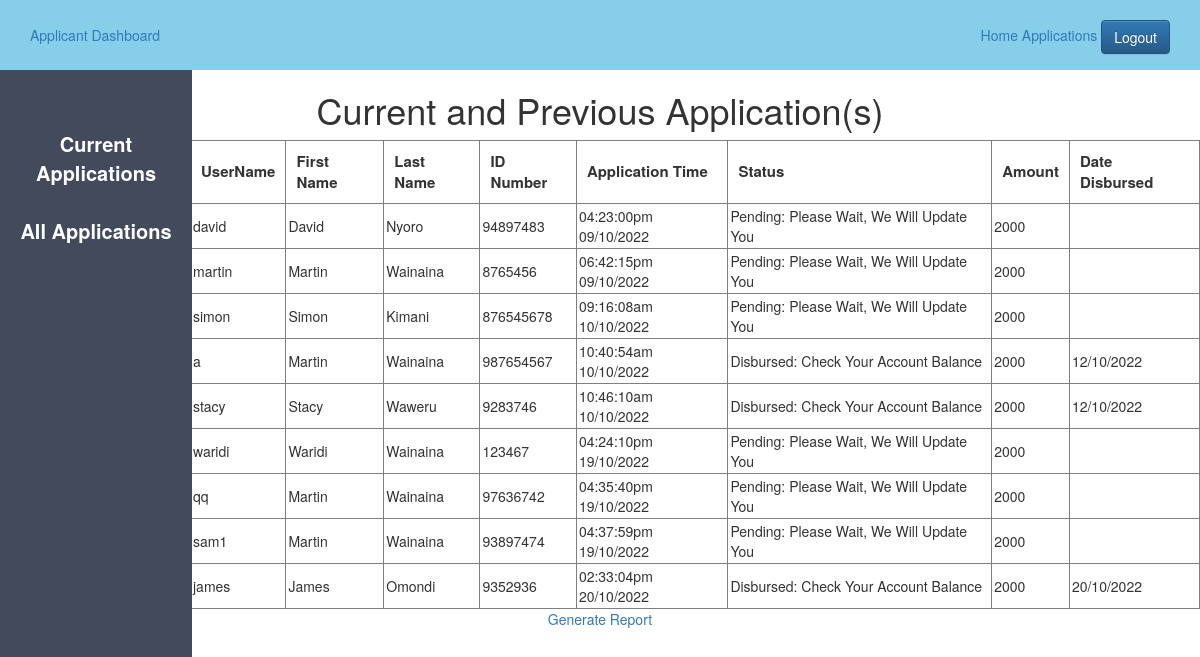
The app's page /allapplications.php (signed in) with its own data.
### tables this page shows
CREATE TABLE `applications` (
  `Id` int(11) NOT NULL,
  `Username` varchar(30) NOT NULL,
  `Id_Number` int(20) NOT NULL,
  `Application_Date` varchar(20) NOT NULL,
  `Application_Time` varchar(30) NOT NULL,
  `Amount` int(20) NOT NULL,
  `Status` varchar(100) NOT NULL,
  `Served_By` varchar(30) NOT NULL,
  `Disbursed_Date` varchar(30) NOT NULL,
  `Phone` varchar(20) NOT NULL,
  `First_Name` varchar(30) NOT NULL,
  `Last_Name` varchar(30) NOT NULL,
  `Email` varchar(50) DEFAULT NULL
);

### allapplications.php (the view, shortened to what this page needs)
<?php
	include("config.php");
	$sql="SELECT * FROM applications";
	$result=mysqli_query($data, $sql);
?>
<!DOCTYPE html>
<html>
<head>
		<?php
	include 'applicant_css.php';
	 ?>
</head>
<body>
	<?php
	include 'admin_sidebar.php';
	 ?>
	<center>
		<h1>Current and Previous Application(s)</h1>
		<form action="#" method="POST" >
			<table border="1px" style="margin-left: 190px;">
				<tr>
					<th style="padding: 10px; font-size: 15px;">UserName</th>
					<th style="padding: 10px; font-size: 15px;">First Name</th>
					<th style="padding: 10px; font-size: 15px;">Last Name</th>
					<th style="padding: 10px; font-size: 15px;">ID Number</th>
					<th style="padding: 10px; font-size: 15px;">Application Time</th>
					<th style="padding: 10px; font-size: 15px;">Status</th>
					<th style="padding: 10px; font-size: 15px;">Amount</th>
					<th style="padding: 10px; font-size: 15px;">Date Disbursed</th>
				</tr>
				<?php
				while ($info=$result->fetch_assoc())
				{
				?>
				<tr>
					<td style="padding: 2px;">
						<?php echo "{$info['Username']}"; ?>
					</td>
					<td style="padding: 2px;">
						<?php echo "{$info['First_Name']}"; ?>
					</td>
					<td style="padding: 2px;">
						<?php echo "{$info['Last_Name']}"; ?>
					</td>
					<td style="padding:  2px;">
						<?php echo "{$info['Id_Number']}"; ?>
					</td>
					<td style="padding:  2px;">
						<?php echo "{$info['Application_Time']}"; ?>
					</td>
					<td style="padding:  2px;">
						<?php echo "{$info['Status']}"; ?>
					</td>
					<td style="padding:  2px;">
						<?php echo "{$info['Amount']}"; ?>
					</td>
					<td style="padding:  2px;">
						<?php echo "{$info['Disbursed_Date']}"; ?>
					</td>
				</tr>
				<?php
				}
				?>
			</table>
		</form>
		<a href="javascript:void(0);" onclick="printPage();">Generate Report</a>
	</center>
</body>
</html>

### applicant_css.php (shortened to what this page needs)
<link rel="stylesheet" type="text/css" href="admin.css">
<link rel="stylesheet" href="https://cdn.jsdelivr.net/npm/bootstrap@3.3.7/dist/css/bootstrap.min.css">
<link rel="stylesheet" href="https://cdn.jsdelivr.net/npm/bootstrap@3.3.7/dist/css/bootstrap-theme.min.css">

### admin_sidebar.php
<header class="header">
	<a href="">Applicant Dashboard</a>
	<div class="logout">
		<a href="index.php"> Home </a>
		<a href="current_applications.php"> Applications </a>
		<a href="logout.php" class="btn btn-primary">Logout</a>
	</div>
</header>
<aside>
	<ul>
		<li>
			<a href="current_applications.php">Current Applications</a>
		</li>
		<li>
			<a href="allapplications.php">All Applications</a>
		</li>
	</ul>
</aside>

### admin.css (style rules this page uses)
* { margin: 0px; padding: 0px; }
.header { background-color: skyblue; line-height: 70px; padding-left: 30px; }
a,a:hover { text-decoration: none!important; }
.logout { float: right; padding-right: 30px; }
ul { background-color: #424a5b; width: 16%; height: 100%; position: fixed; padding-top: 5%; text-align: center; }
ul li { list-style: none; padding-bottom: 30px; font-size: 15px; }
ul li a { color: white; font-weight: bold; font-size: 20px; }

### records on screen
applications: Username "david", First_Name "David", Last_Name "Nyoro", Id_Number "94897483", Application_Time "04:23:00pm 09/10/2022", Status "Pending: Please Wait, We Will Update You", Amount "2000"
applications: Username "martin", First_Name "Martin", Last_Name "Wainaina", Id_Number "8765456", Application_Time "06:42:15pm 09/10/2022", Status "Pending: Please Wait, We Will Update You", Amount "2000"
applications: Username "simon", First_Name "Simon", Last_Name "Kimani", Id_Number "876545678", Application_Time "09:16:08am 10/10/2022", Status "Pending: Please Wait, We Will Update You", Amount "2000"
applications: Username "a", First_Name "Martin", Last_Name "Wainaina", Id_Number "987654567", Application_Time "10:40:54am 10/10/2022", Status "Disbursed: Check Your Account Balance", Amount "2000", Disbursed_Date "12/10/2022"
applications: Username "stacy", First_Name "Stacy", Last_Name "Waweru", Id_Number "9283746", Application_Time "10:46:10am 10/10/2022", Status "Disbursed: Check Your Account Balance", Amount "2000", Disbursed_Date "12/10/2022"
applications: Username "waridi", First_Name "Waridi", Last_Name "Wainaina", Id_Number "123467", Application_Time "04:24:10pm 19/10/2022", Status "Pending: Please Wait, We Will Update You", Amount "2000"
applications: Username "qq", First_Name "Martin", Last_Name "Wainaina", Id_Number "97636742", Application_Time "04:35:40pm 19/10/2022", Status "Pending: Please Wait, We Will Update You", Amount "2000"
applications: Username "sam1", First_Name "Martin", Last_Name "Wainaina", Id_Number "93897474", Application_Time "04:37:59pm 19/10/2022", Status "Pending: Please Wait, We Will Update You", Amount "2000"
applications: Username "james", First_Name "James", Last_Name "Omondi", Id_Number "9352936", Application_Time "02:33:04pm 20/10/2022", Status "Disbursed: Check Your Account Balance", Amount "2000", Disbursed_Date "20/10/2022"
